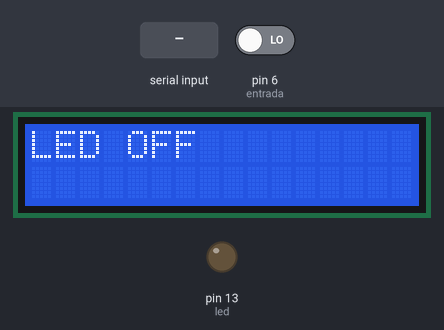
This sketch was run on a simulated Arduino Uno, built with avr-gcc and run on an emulated ATmega328P. On the bench: 16×2 character LCD, output pins drawn as LEDs (lit = HIGH). The test bench sets the inputs (shaded band); at power-on: pin 6 (entrada) LOW.

Above: at 1.2 s.
1.3 s: "on" received over Serial
At 2.4 s:
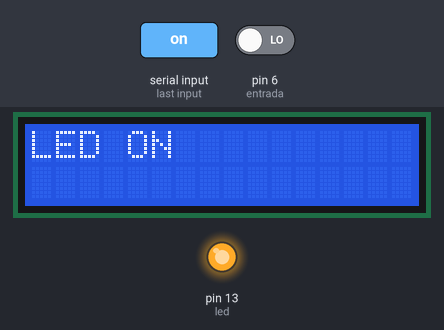
4.3 s: pin 6 (entrada) driven HIGH
At 5.7 s:
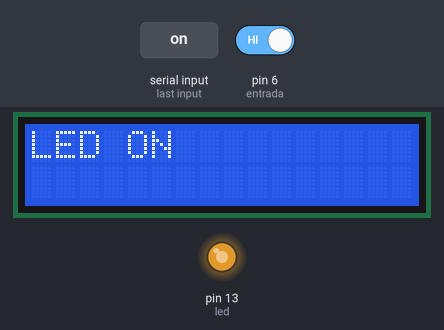
7.3 s: pin 6 (entrada) driven LOW
At 7.9 s:
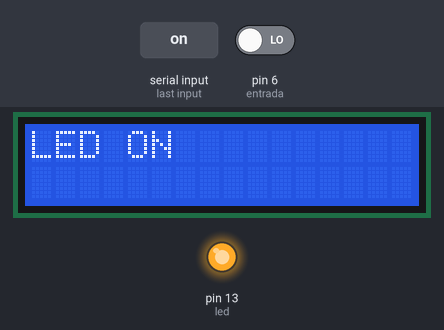
10.3 s: pin 6 (entrada) driven HIGH
At 11.5 s:
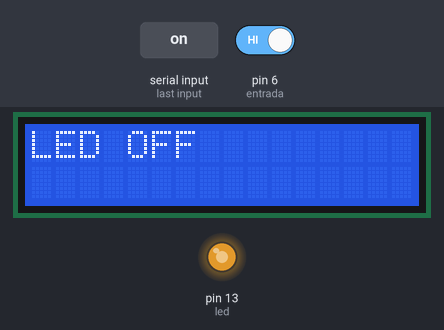
13.3 s: "1" received over Serial
At 14.3 s:
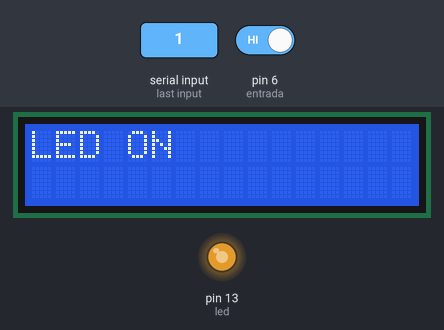
16.3 s: "on" received over Serial
At 16.46 s:
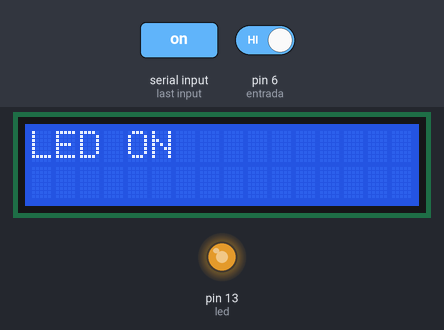
Timing chart, 0 to 19.3 s (numbered marks = the images above; inputs shaded):
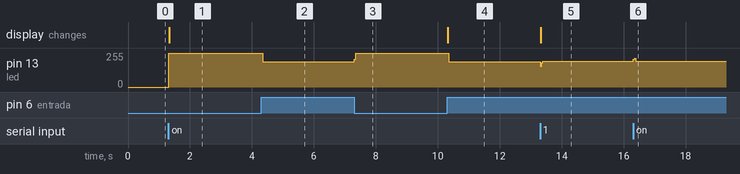

The sketch:

main.ino
```cpp
#include <Arduino.h>
#include "modules/lcd/lcd.h"

#include <LiquidCrystal.h>

LiquidCrystal lcd(12, 11, 5, 4, 3, 2);

int led = 13;
int entrada = 6;

String voice;

bool estado = LOW;

void setup() {
  lcd.begin(16, 2);
  pinMode(led, OUTPUT);
  pinMode(entrada, INPUT);
  digitalWrite(led, LOW);
  Serial.begin(9600);
}

void loop() {
  // Leer el estado del botón
  int lectura = digitalRead(entrada);

  // Si el botón está presionado, actualizar el estado del LED
  if (lectura == 1) {
    estado = !estado;
  }

  // Leer la voz del Bluetooth
  while (Serial.available())
  {
    delay(10);
    char c = (Serial.read());
    voice += c;
  }

  // Si la voz no está vacía, actualizar el estado del LED
  if (voice.length() > 0)
  {
    // Si la voz es "on", encender el LED
    if (voice == "on")
    {
      estado = HIGH;
    }
    // Si la voz es "off", apagar el LED
    else if (voice == "off")
    {
      estado = LOW;
    }

    // Vaciar la voz
    voice = "";
  }

  // Actualizar el estado del LED
  digitalWrite(led, estado);

  // Actualizar el estado del LCD
  if (estado == HIGH) {
    lcd.setCursor(0, 0);
    lcd.clear();
    lcd.setCursor(0, 0);
    lcd.print("LED ON");
  } else if (estado == LOW) {
    lcd.setCursor(0, 0);
    lcd.print("LED OFF");
  } else {
    lcd.setCursor(0, 0);
    lcd.print("ESTADO DEL LED");
  }
}
```

lcd.h
```cpp
/*
#ifndef LCD_H
#define LCD_H

void config();
void count();

#endif
*/
```

Measured:
- after the input at 1.3 s, pin 13 (led): 0/255 → 255/255 at once; the display: changes at once (image 1)
- after the input at 4.3 s, pin 13 (led): 255/255 → 189/255 after 0.05 s
- after the input at 7.3 s, pin 13 (led): 189/255 → 255/255 at once
- after the input at 10.3 s, pin 13 (led): 255/255 → 189/255 after 0.05 s; the display: changes at once (image 4)
- after the input at 13.3 s, pin 13 (led): 189/255 → 193/255 at once; the display: changes at once (image 5)
- after the input at 16.3 s, pin 13 (led): 193/255 → 207/255 at once, → 214/255 0.04 s later, → 193/255 0.04 s later
